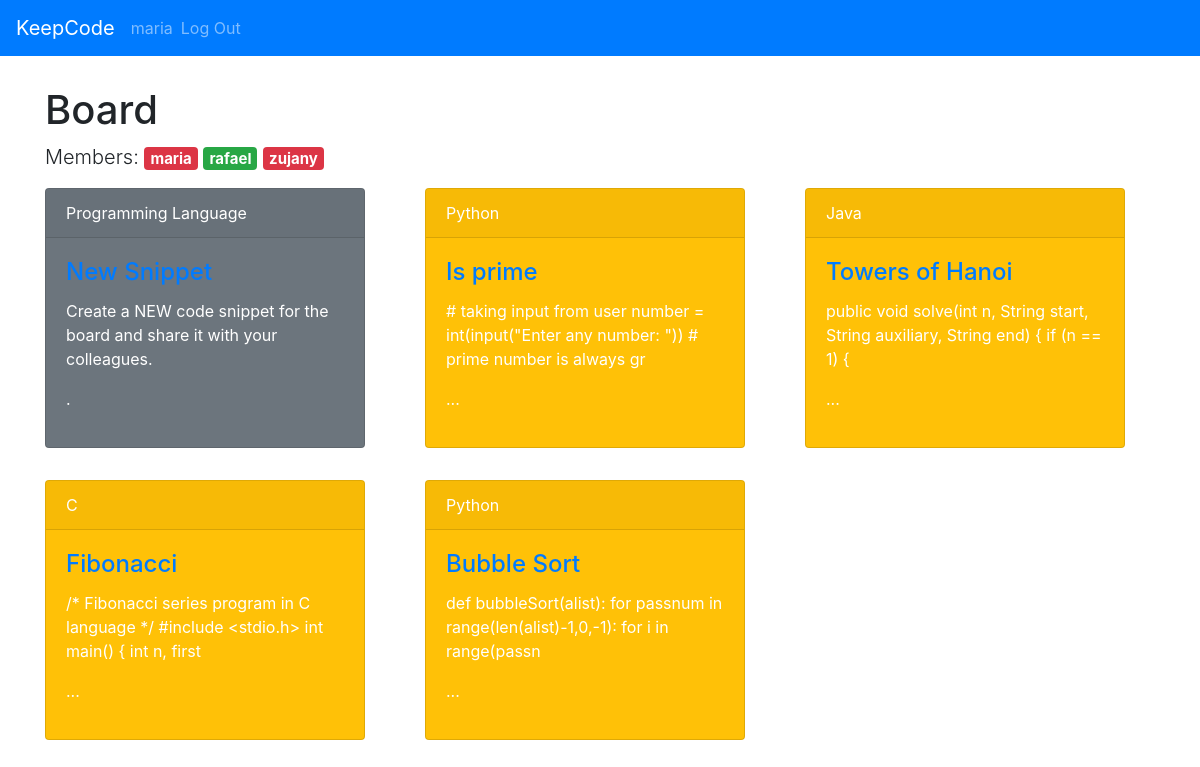
Page / (signed in) on the earlier database version.
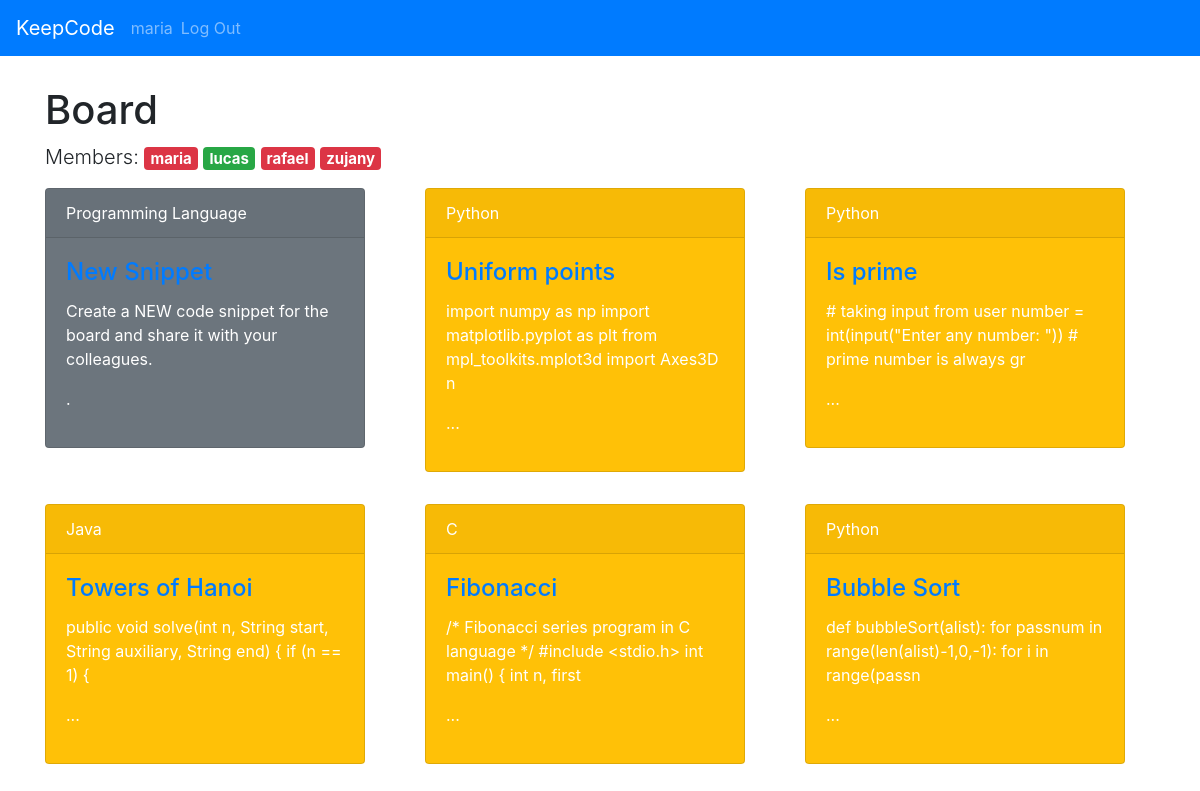
Same page on the later database version.
### tables this page shows
CREATE TABLE user (
  id INTEGER PRIMARY KEY AUTOINCREMENT,
  username TEXT UNIQUE NOT NULL,
  password TEXT NOT NULL,
  last_login TIMESTAMP NOT NULL DEFAULT CURRENT_TIMESTAMP
, online BOOLEAN NOT NULL CHECK (online IN (0,1)) DEFAULT 0);

CREATE TABLE post (
  id INTEGER PRIMARY KEY AUTOINCREMENT,
  author_id INTEGER NOT NULL,
  created TIMESTAMP NOT NULL DEFAULT CURRENT_TIMESTAMP,
  last_updated TIMESTAMP NOT NULL DEFAULT CURRENT_TIMESTAMP,
  title TEXT NOT NULL,
  body TEXT NOT NULL,
  programming_language TEXT NOT NULL, being_updated BOOLEAN NOT NULL CHECK (being_updated IN (0,1)) DEFAULT 0,
  FOREIGN KEY (author_id) REFERENCES user (id)
);

### keepcode/board.py (the view)
@bp.route('/')
def index():
    db = get_db()
    posts = db.execute(
        'SELECT p.id, title, body, created, author_id,'
        ' last_updated, programming_language, username'
        ' FROM post p JOIN user u ON p.author_id = u.id'
        ' ORDER BY created DESC'
    ).fetchall()
    users = db.execute(
        'SELECT id, username, last_login, online'
        ' FROM user u'
        ' ORDER BY last_login DESC'
    ).fetchall()
    return render_template('board/index.html', posts=posts, users=users)

### keepcode/auth.py (called while the page is built)
@bp.before_app_request
def load_logged_in_user():
    user_id = session.get('user_id')
    if user_id is None:
        g.user = None
    else:
        g.user = get_db().execute(
            'SELECT * FROM user WHERE id = ?', (user_id,)
        ).fetchone()

### keepcode/db.py (called while the page is built)
def get_db():
    if 'db' not in g:
        g.db = sqlite3.connect(
            current_app.config['DATABASE'],
            detect_types=sqlite3.PARSE_DECLTYPES
        )
        g.db.row_factory = sqlite3.Row
    return g.db

### keepcode/templates/board/index.html (shortened to what this page needs)
{% extends 'base.html' %}
{% block header %}
  {% if g.user %}
    <h1>
      Board
    </h1>
    <p class="lead">
      <span>Members: </span>
      {% for user in users %}
        {% if user['online'] == 1 %}
          <span class="badge badge-success">{{ user['username'] }}</span>
        {% else %}
          <span class="badge badge-danger">{{ user['username'] }}</span>
        {% endif %}
      {% endfor %}
    </p>
  {% endif %}
{% endblock %}
{% block content %}
  {% if g.user %}
    <div class="row justify-content-center">
      <div class="card-deck">
        <div class="col-auto mb-3">
            <div class="card text-white bg-secondary mb-3" style="max-width: 20rem;">
              <div class="card-header">Programming Language</div>
              <div class="card-body">
                <a class="action" href="{{ url_for('board.create') }}">
                  <h4 class="card-title">New Snippet</h4>
                </a>
                <p class="card-text">
                  Create a NEW code snippet for the board and share it with your colleagues.
                </p>
                <p>.</p>
              </div>
            </div>
        </div>
        {% for post in posts %}
          <div class="col-auto mb-3">
            <div class="card text-white bg-warning mb-3" style="max-width: 20rem;">
              <div class="card-header">{{ post['programming_language'] }}</div>
              <div class="card-body">
                <a class="action" href="{{ url_for('board.view', id=post['id']) }}">
                  <h4 class="card-title">{{ post['title'] }}</h4>
                </a>
                <p class="card-text">
                  {{ post['body'][:98] }}
                  <p>...</p>
                </p>
              </div>
            </div>
          </div>
        {% endfor %}
      </div>
    </div>
  {% endif %}
{% endblock %}

### keepcode/templates/base.html (shortened to what this page needs)
<!doctype html>
<link rel="stylesheet" href="{{ url_for('static', filename='bootstrap.css') }}">
<link rel="stylesheet" href="{{ url_for('static', filename='style.css') }}">
<nav class="navbar navbar-expand-lg navbar-dark bg-primary">
  <a class="navbar-brand" href="{{ url_for('board.index') }}">KeepCode</a>
  <div class="collapse navbar-collapse" id="navbarColor01">
    <ul class="navbar-nav mr-auto">
      {% if g.user %}
        <li class="nav-item">
          <span class="navbar-text">{{ g.user['username'] }}</span>
        </li>
        <li class="nav-item">
          <a class="nav-link" href="{{ url_for('auth.logout') }}">Log Out</a>
        </li>
      {% endif %}
    </ul>
  </div>
</nav>
<section class="content">
  <div class="container">
    <header>
      {% block header %}{% endblock %}
    </header>
    {% block content %}{% endblock %}
  </div>
</section>

### keepcode/static/style.css (style rules this page uses)
.container { margin-top:30px; }

Differences in the rows shown:
added user: username "lucas"
changed user "rafael": online True → False (drawn)
added post: programming_language "Python", title "Uniform points", body "import numpy as np import matplotlib.pyplot as plt from mpl_toolkits.mplot3d import Axes3D n"
